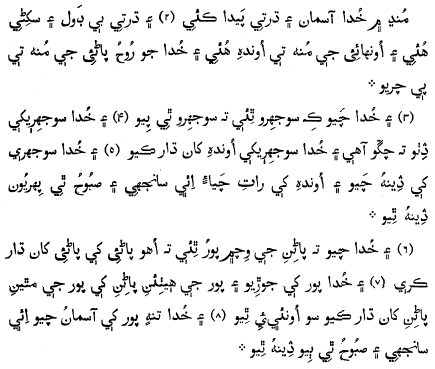
#> input picture Backend/input_images/sindhi_page.jpg, 435 x 369 px
$ python segmenter.py
#> lines starting #> are read from the running program, lines starting #| are printed output that depends on the picture; after the words box and inside, x2 and y2 are one past the last pixel; in counts of white or black regions, pixels touching at a corner belong together
import cv2
import numpy as np
import os
from pathlib import Path

class SindhiTextSegmenter:
    """
    Advanced Sindhi Text Segmenter with automatic skew correction
    Designed for Sindhi script characteristics:
    - 52 characters (largest extension of Arabic alphabet)
    - 24 differentiating characters with up to 4 dots
    - Cursive and context-sensitive
    - Right-to-left writing direction
    - Connected ligatures
    - Diacritical marks above and below
    """

    def __init__(self, image_path, output_dir="segmented_output",
                 line_padding=20, word_padding=10, letter_padding=7,
                 output_height=64, output_width=None,
                 denoise_strength=10, morph_kernel_size=2,
                 auto_deskew=True, skew_threshold=0.5,
                 min_text_pixels=50, text_threshold=0.05):
        """
        Initialize the segmenter optimized for Sindhi script

        Args:
            image_path: Path to the scanned Sindhi text image
            output_dir: Directory to save segmented images
            line_padding: Extra padding for lines (captures diacritics above/below)
            word_padding: Extra padding for words (handles connected ligatures)
            letter_padding: Extra padding for letters
            output_height: Height to resize images (64-128 recommended for ML)
            output_width: Width to resize (None = maintain aspect ratio)
            denoise_strength: Noise reduction strength (10-15 for scanned docs)
            morph_kernel_size: Morphological operation kernel size
            auto_deskew: Automatically detect and correct skew
            skew_threshold: Minimum skew angle to correct (in degrees)
            min_text_pixels: Minimum number of text pixels to consider valid
            text_threshold: Minimum ratio of text pixels to total pixels (0.01-0.1)
        """
#> in load_and_preprocess, self.image is the input picture: shape (369, 435, 3); min 0, max 255, mean 237.5
#| Image loaded: (369, 435, 3)
        self.image_path = image_path
        self.output_dir = output_dir
        self.line_padding = line_padding
        self.word_padding = word_padding
        self.letter_padding = letter_padding
        self.output_height = output_height
        self.output_width = output_width
        self.denoise_strength = denoise_strength
        self.morph_kernel_size = morph_kernel_size
        self.auto_deskew = auto_deskew
        self.skew_threshold = skew_threshold
        self.min_text_pixels = min_text_pixels
        self.text_threshold = text_threshold

        self.image = None
        self.gray = None
        self.binary = None
        self.processed = None
        self.skew_angle = 0

        # Create output directories
        self._create_directories()

    def has_sufficient_text(self, image, binary_image=None):
        """
        Check if image has sufficient text content
        Returns True if image contains meaningful text, False if empty/background

        Args:
            image: Color or grayscale image
            binary_image: Pre-computed binary image (optional)
        """
        # Convert to grayscale if needed
        if len(image.shape) == 3:
            gray = cv2.cvtColor(image, cv2.COLOR_BGR2GRAY)
        else:
            gray = image

        # Use provided binary or create one
        if binary_image is None:
            # Quick thresholding for checking
            _, binary = cv2.threshold(gray, 0, 255, cv2.THRESH_BINARY_INV + cv2.THRESH_OTSU)
        else:
            binary = binary_image

        # Count text pixels (white pixels in binary)
        text_pixels = np.sum(binary > 0)
        total_pixels = binary.shape[0] * binary.shape[1]

        # Calculate text ratio
        text_ratio = text_pixels / total_pixels if total_pixels > 0 else 0

        # Check both absolute count and ratio
        has_text = (text_pixels >= self.min_text_pixels and
                   text_ratio >= self.text_threshold)

        return has_text, text_pixels, text_ratio

    def _create_directories(self):
        """Create output directory structure"""
        Path(self.output_dir).mkdir(parents=True, exist_ok=True)
        Path(f"{self.output_dir}/lines").mkdir(exist_ok=True)
        Path(f"{self.output_dir}/words").mkdir(exist_ok=True)
        Path(f"{self.output_dir}/ligatures").mkdir(exist_ok=True)
        Path(f"{self.output_dir}/debug").mkdir(exist_ok=True)

    def detect_skew_angle(self, image):
        """
        Detect skew angle using multiple methods for robustness
        Returns angle in degrees (positive = clockwise rotation needed)
        """
        # Method 1: Hough Line Transform (most reliable for text)
        angle1 = self._detect_skew_hough(image)

        # Method 2: Projection Profile (backup method)
        angle2 = self._detect_skew_projection(image)

        # Use Hough if confident, otherwise use projection
        if angle1 is not None and abs(angle1) < 45:
            final_angle = angle1
            method = "Hough Transform"
        elif angle2 is not None:
            final_angle = angle2
            method = "Projection Profile"
        else:
            final_angle = 0
            method = "No skew detected"

        print(f"   Skew detection method: {method}")
        print(f"   Detected skew angle: {final_angle:.2f}°")

        return final_angle

    def _detect_skew_hough(self, image):
        """Detect skew using Hough Line Transform"""
        try:
            # Edge detection
            edges = cv2.Canny(image, 50, 150, apertureSize=3)
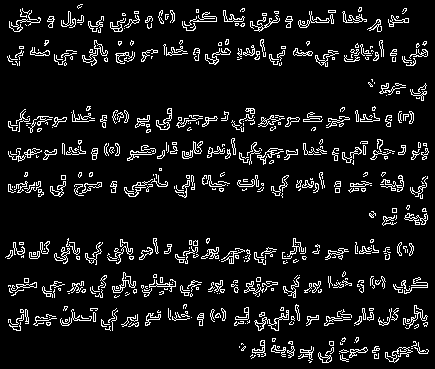
#> edges: shape (369, 435); 8.4% white in thin lines or dots

            # Hough Line Transform
            lines = cv2.HoughLinesP(
                edges,
                rho=1,
                theta=np.pi/180,
                threshold=100,
                minLineLength=image.shape[1] // 4,  # At least 1/4 of image width
                maxLineGap=20
            )
#> lines = 33 rows, first 6: [8, 154, 427, 154], [8, 186, 426, 186], [232, 121, 412, 121], [8, 319, 426, 319], [8, 152, 428, 152], [8, 151, 428, 151]

            if lines is None or len(lines) < 5:
                return None

            # Calculate angles of detected lines
            angles = []
            for line in lines:
                x1, y1, x2, y2 = line[0]

                # Calculate angle
                angle = np.degrees(np.arctan2(y2 - y1, x2 - x1))

                # Normalize angle to [-45, 45] range
                if angle < -45:
                    angle += 90
                elif angle > 45:
                    angle -= 90

                # Filter out near-vertical lines (not text lines)
                if abs(angle) < 45:
                    angles.append(angle)
#> this loop made 33 passes
#> (x1, y1, x2, y2, angle) on passes 1 to 8: (8, 154, 427, 154, 0), (8, 186, 426, 186, 0), (232, 121, 412, 121, 0), (8, 319, 426, 319, 0), (8, 152, 428, 152, 0), (8, 151, 428, 151, 0), (9, 55, 171, 55, 0), (21, 317, 426, 317, 0)
#> after the loop, angles = 33 values, max 0 at index 0, min -1.11 at index 19, mean -0.0636

            if not angles:
                return None

            # Use median angle (more robust than mean)
            median_angle = np.median(angles)
#> median_angle = 0

            return median_angle

        except Exception as e:
            print(f"   Hough method failed: {e}")
            return None

    def _detect_skew_projection(self, image):
        """Detect skew using projection profile method"""
        try:
            # Try angles from -45 to 45 degrees
            angles_to_test = np.arange(-45, 46, 0.5)
            scores = []

            h, w = image.shape
            center = (w // 2, h // 2)

            for angle in angles_to_test:
                # Rotate image
                M = cv2.getRotationMatrix2D(center, angle, 1.0)
                rotated = cv2.warpAffine(image, M, (w, h),
                                        flags=cv2.INTER_CUBIC,
                                        borderMode=cv2.BORDER_REPLICATE)

                # Calculate horizontal projection
                projection = np.sum(rotated, axis=1)

                # Score is variance of projection (peaks = good alignment)
                score = np.var(projection)
                scores.append(score)
#> this loop made 182 passes
#> score on passes 1 to 3: 4848640, 4918760, 5015915.3
#> pass 1, in _detect_skew_projection, `rotated = cv2.warpAffine(image, M, (w, h), flags=cv2.INTER_CUBIC, bord..`:
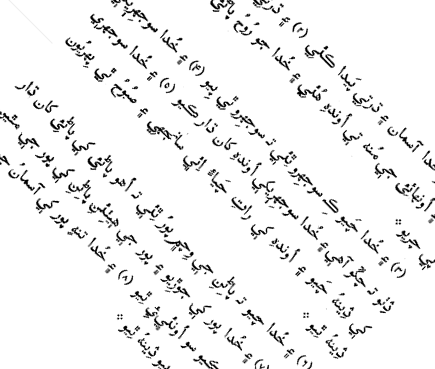
#> rotated: shape (369, 435); min 0, max 255, mean 240.1
#> pass 3, in _detect_skew_projection, `rotated = cv2.warpAffine(image, M, (w, h), flags=cv2.INTER_CUBIC, bord..`:
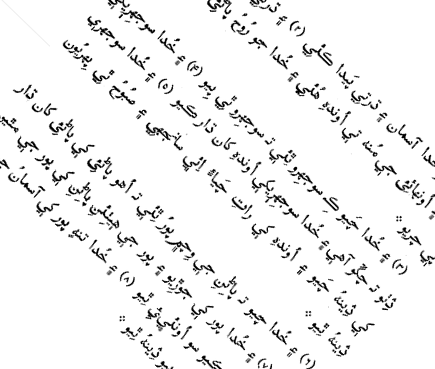
#> rotated: shape (369, 435); min 0, max 255, mean 240
#> after the loop, scores = 182 values, max 93398783.8 at index 90, min 3904141.9 at index 181, mean 10349587.8

            # Find angle with maximum variance
            best_idx = np.argmax(scores)
#> best_idx = 90
            best_angle = angles_to_test[best_idx]
#> best_angle = 0

            return best_angle

        except Exception as e:
            print(f"   Projection method failed: {e}")
            return None

    # [37 lines left out: function deskew_image, not called in this run]

    def load_and_preprocess(self, save_debug=True):
        """
        Advanced preprocessing pipeline for Sindhi text
        Includes automatic skew detection and correction
        """
        # Read image
        self.image = cv2.imread(self.image_path)
        if self.image is None:
            raise ValueError(f"Could not load image from {self.image_path}")

        print(f"Image loaded: {self.image.shape}")

        # Convert to grayscale
        self.gray = cv2.cvtColor(self.image, cv2.COLOR_BGR2GRAY)

        # Auto-deskew if enabled
        if self.auto_deskew:
            print("\n🔍 Detecting skew...")

            # Detect skew on grayscale image
            self.skew_angle = self.detect_skew_angle(self.gray)
#|    Detected skew angle: 0.00°
#> self.skew_angle = 0

            # Correct skew if above threshold
            if abs(self.skew_angle) > self.skew_threshold:
                print(f"✓ Correcting skew: {self.skew_angle:.2f}°")

                # Deskew both color and grayscale images
                self.image = self.deskew_image(self.image, self.skew_angle)
                self.gray = self.deskew_image(self.gray, self.skew_angle)

                if save_debug:
                    cv2.imwrite(f"{self.output_dir}/debug/00_deskewed_color.png",
                               self.image)
                    cv2.imwrite(f"{self.output_dir}/debug/00_deskewed_gray.png",
                               self.gray)
            else:
                print(f"✓ No significant skew detected ({self.skew_angle:.2f}°)")
#| ✓ No significant skew detected (0.00°)

        # Denoise - important for Sindhi dots (4 dots on some characters)
        denoised = cv2.fastNlMeansDenoising(
            self.gray, None,
            self.denoise_strength, 7, 21
        )

        # Adaptive thresholding - better for varying lighting conditions
        self.binary = cv2.adaptiveThreshold(
            denoised, 255,
            cv2.ADAPTIVE_THRESH_GAUSSIAN_C,
            cv2.THRESH_BINARY_INV,
            15, 4  # Adjusted for Sindhi script
        )
#> self.binary: shape (369, 435); 9% white in thin lines or dots

        # Morphological closing to connect broken characters
        # Important for cursive Sindhi script
        kernel = np.ones((self.morph_kernel_size, self.morph_kernel_size), np.uint8)
        self.processed = cv2.morphologyEx(self.binary, cv2.MORPH_CLOSE, kernel)
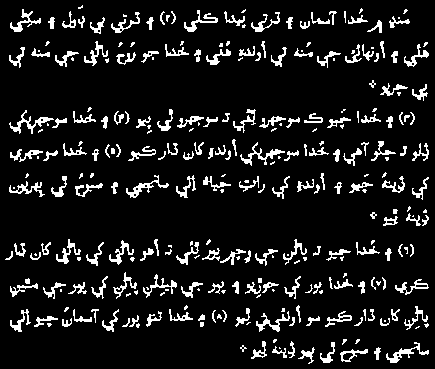
#> self.processed: shape (369, 435); 9.9% white in thin lines or dots

        # Save debug images
        if save_debug:
            cv2.imwrite(f"{self.output_dir}/debug/01_grayscale.png", self.gray)
            cv2.imwrite(f"{self.output_dir}/debug/02_denoised.png", denoised)
            cv2.imwrite(f"{self.output_dir}/debug/03_binary.png", self.binary)
            cv2.imwrite(f"{self.output_dir}/debug/04_processed.png", self.processed)

        return self.processed

    def resize_image(self, img):
        """Resize image while maintaining aspect ratio"""
        if self.output_height is None:
            return img

        h, w = img.shape[:2]

        if self.output_width is None:
            # Maintain aspect ratio
            aspect_ratio = w / h
            new_width = int(self.output_height * aspect_ratio)
            resized = cv2.resize(img, (new_width, self.output_height),
                               interpolation=cv2.INTER_CUBIC)
        else:
            resized = cv2.resize(img, (self.output_width, self.output_height),
                               interpolation=cv2.INTER_CUBIC)

        return resized

    def segment_lines(self, min_line_height=10):
        """
        Segment into text lines
        Handles non-uniform line heights common in Sindhi
        """
#> called with min_line_height = 10
        # Horizontal projection
        horizontal_projection = np.sum(self.processed, axis=1)
#> horizontal_projection = 369 values, max 58395 at index 153, min 0 at index 0, mean 10954.6

        # Dynamic threshold based on image statistics
        threshold = np.mean(horizontal_projection) * 0.3
#> threshold = 3286.4

        lines = []
        in_line = False
        start = 0

        for i, val in enumerate(horizontal_projection):
            if val > threshold and not in_line:
                start = i
                in_line = True
            elif val <= threshold and in_line:
                line_height = i - start
                if line_height > min_line_height:  # Filter noise
                    # Generous padding for diacritics
                    lines.append((
                        max(0, start - self.line_padding),
                        min(len(horizontal_projection), i + self.line_padding)
                    ))
                in_line = False
#> this loop made 369 passes
#> (val, line_height, in_line) on pass 34: (510, 23, False)
#> after the loop, in_line = False; line_height = 22; lines = [(0, 53), (21, 86), (65, 116), (89, 152), (121, 184), (154, 218), (220, 284), (257, 318), (287, 351), (321, 369)]; start = 341

        # Handle last line
        if in_line and (len(horizontal_projection) - start) > min_line_height:
            lines.append((max(0, start - self.line_padding),
                         len(horizontal_projection)))

        # Save line images
        line_images = []
        saved_lines = 0
        skipped_lines = 0

        for idx, (start, end) in enumerate(lines):
            line_img = self.image[start:end, :]
            line_binary = self.processed[start:end, :]

            # Check if line has sufficient text
            has_text, text_pixels, text_ratio = self.has_sufficient_text(
                line_img, line_binary
            )

            if not has_text:
                skipped_lines += 1
                continue

            # Resize if specified
            line_img_resized = self.resize_image(line_img)

            cv2.imwrite(f"{self.output_dir}/lines/line_{saved_lines:03d}.png",
                       line_img_resized)
            line_images.append((line_binary, line_img, saved_lines))
            saved_lines += 1
#> this loop made 10 passes
#> (start, end, text_pixels, total_pixels in has_sufficient_text, text_ratio, has_text, skipped_lines) on pass 3: (65, 116, 510, 22185, 0.023, False, 1)
#> pass 1, in segment_lines, `line_binary = self.processed[start:end, :]`:
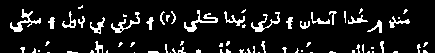
#> line_binary: shape (53, 435); 10% white in thin lines or dots, all inside (x1, y1, x2, y2) = (10, 5, 428, 53)
#> pass 1, in resize_image, `resized = cv2.resize(img, (new_width, self.output_height), interpolati..`:
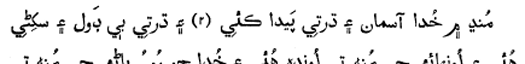
#> resized: shape (64, 525, 3); min 0, max 255, mean 235.9
#> after the loop:
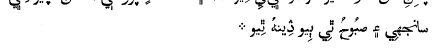
#> line_img: shape (48, 435, 3); min 0, max 255, mean 243.1
#> after the loop, line_images = 9 items; saved_lines = 9; skipped_lines = 1

        print(f"✓ Segmented {saved_lines} lines (skipped {skipped_lines} empty)")
#| ✓ Segmented 9 lines (skipped 1 empty)
#> (the rest of the program and of its run is left out)
